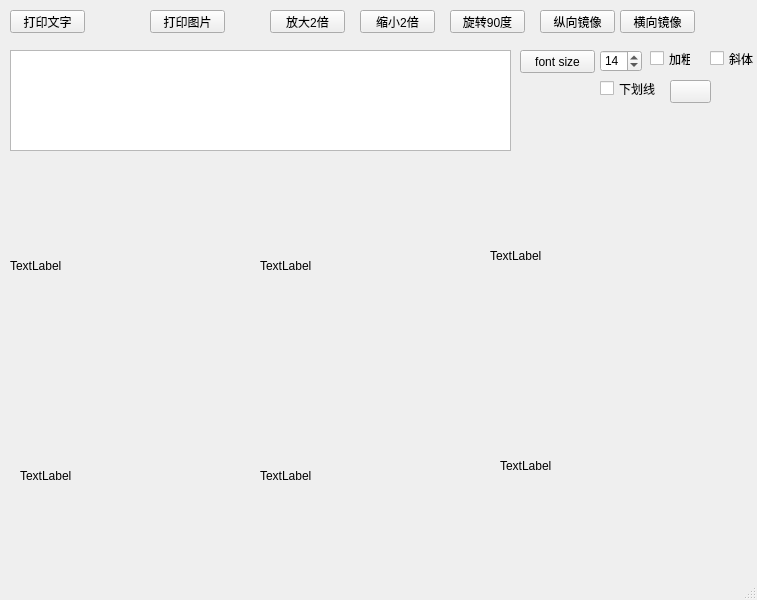
<?xml version="1.0" encoding="UTF-8"?>
<ui version="4.0">
 <class>MainWindow</class>
 <widget class="QMainWindow" name="MainWindow">
  <property name="geometry">
   <rect>
    <x>0</x>
    <y>0</y>
    <width>757</width>
    <height>600</height>
   </rect>
  </property>
  <property name="windowTitle">
   <string>MainWindow</string>
  </property>
  <widget class="QWidget" name="centralwidget">
   <widget class="QPushButton" name="pushButton">
    <property name="geometry">
     <rect>
      <x>10</x>
      <y>10</y>
      <width>75</width>
      <height>23</height>
     </rect>
    </property>
    <property name="text">
     <string>打印文字</string>
    </property>
   </widget>
   <widget class="QTextEdit" name="textEdit">
    <property name="geometry">
     <rect>
      <x>10</x>
      <y>50</y>
      <width>501</width>
      <height>101</height>
     </rect>
    </property>
   </widget>
   <widget class="QPushButton" name="pushButton_2">
    <property name="geometry">
     <rect>
      <x>150</x>
      <y>10</y>
      <width>75</width>
      <height>23</height>
     </rect>
    </property>
    <property name="text">
     <string>打印图片</string>
    </property>
   </widget>
   <widget class="QLabel" name="label">
    <property name="geometry">
     <rect>
      <x>10</x>
      <y>160</y>
      <width>211</width>
      <height>211</height>
     </rect>
    </property>
    <property name="text">
     <string>TextLabel</string>
    </property>
    <property name="scaledContents">
     <bool>false</bool>
    </property>
   </widget>
   <widget class="QLabel" name="label_2">
    <property name="geometry">
     <rect>
      <x>260</x>
      <y>160</y>
      <width>211</width>
      <height>211</height>
     </rect>
    </property>
    <property name="text">
     <string>TextLabel</string>
    </property>
    <property name="scaledContents">
     <bool>true</bool>
    </property>
   </widget>
   <widget class="QLabel" name="label_3">
    <property name="geometry">
     <rect>
      <x>490</x>
      <y>150</y>
      <width>211</width>
      <height>211</height>
     </rect>
    </property>
    <property name="text">
     <string>TextLabel</string>
    </property>
    <property name="scaledContents">
     <bool>false</bool>
    </property>
   </widget>
   <widget class="QPushButton" name="pushButton_3">
    <property name="geometry">
     <rect>
      <x>270</x>
      <y>10</y>
      <width>75</width>
      <height>23</height>
     </rect>
    </property>
    <property name="text">
     <string>放大2倍</string>
    </property>
   </widget>
   <widget class="QLabel" name="label_4">
    <property name="geometry">
     <rect>
      <x>500</x>
      <y>360</y>
      <width>211</width>
      <height>211</height>
     </rect>
    </property>
    <property name="text">
     <string>TextLabel</string>
    </property>
    <property name="scaledContents">
     <bool>false</bool>
    </property>
   </widget>
   <widget class="QPushButton" name="pushButton_4">
    <property name="geometry">
     <rect>
      <x>360</x>
      <y>10</y>
      <width>75</width>
      <height>23</height>
     </rect>
    </property>
    <property name="text">
     <string>缩小2倍</string>
    </property>
   </widget>
   <widget class="QPushButton" name="pushButton_5">
    <property name="geometry">
     <rect>
      <x>450</x>
      <y>10</y>
      <width>75</width>
      <height>23</height>
     </rect>
    </property>
    <property name="text">
     <string>旋转90度</string>
    </property>
   </widget>
   <widget class="QLabel" name="label_5">
    <property name="geometry">
     <rect>
      <x>260</x>
      <y>370</y>
      <width>211</width>
      <height>211</height>
     </rect>
    </property>
    <property name="text">
     <string>TextLabel</string>
    </property>
    <property name="scaledContents">
     <bool>false</bool>
    </property>
   </widget>
   <widget class="QLabel" name="label_6">
    <property name="geometry">
     <rect>
      <x>20</x>
      <y>370</y>
      <width>211</width>
      <height>211</height>
     </rect>
    </property>
    <property name="text">
     <string>TextLabel</string>
    </property>
    <property name="scaledContents">
     <bool>false</bool>
    </property>
   </widget>
   <widget class="QPushButton" name="pushButton_6">
    <property name="geometry">
     <rect>
      <x>540</x>
      <y>10</y>
      <width>75</width>
      <height>23</height>
     </rect>
    </property>
    <property name="text">
     <string>纵向镜像</string>
    </property>
   </widget>
   <widget class="QPushButton" name="pushButton_7">
    <property name="geometry">
     <rect>
      <x>620</x>
      <y>10</y>
      <width>75</width>
      <height>23</height>
     </rect>
    </property>
    <property name="text">
     <string>横向镜像</string>
    </property>
   </widget>
   <widget class="QPushButton" name="pushButton_8">
    <property name="geometry">
     <rect>
      <x>520</x>
      <y>50</y>
      <width>75</width>
      <height>23</height>
     </rect>
    </property>
    <property name="text">
     <string>font size</string>
    </property>
   </widget>
   <widget class="QSpinBox" name="spinBox">
    <property name="geometry">
     <rect>
      <x>600</x>
      <y>50</y>
      <width>42</width>
      <height>22</height>
     </rect>
    </property>
    <property name="value">
     <number>14</number>
    </property>
   </widget>
   <widget class="QCheckBox" name="checkBox">
    <property name="geometry">
     <rect>
      <x>650</x>
      <y>50</y>
      <width>41</width>
      <height>17</height>
     </rect>
    </property>
    <property name="text">
     <string>加粗</string>
    </property>
   </widget>
   <widget class="QCheckBox" name="checkBox_2">
    <property name="geometry">
     <rect>
      <x>710</x>
      <y>50</y>
      <width>61</width>
      <height>17</height>
     </rect>
    </property>
    <property name="text">
     <string>斜体</string>
    </property>
   </widget>
   <widget class="QCheckBox" name="checkBox_3">
    <property name="geometry">
     <rect>
      <x>600</x>
      <y>80</y>
      <width>61</width>
      <height>17</height>
     </rect>
    </property>
    <property name="text">
     <string>下划线</string>
    </property>
   </widget>
   <widget class="QFrame" name="frame">
    <property name="geometry">
     <rect>
      <x>670</x>
      <y>80</y>
      <width>51</width>
      <height>31</height>
     </rect>
    </property>
    <property name="frameShape">
     <enum>QFrame::NoFrame</enum>
    </property>
    <property name="frameShadow">
     <enum>QFrame::Plain</enum>
    </property>
    <widget class="QPushButton" name="pushButton_9">
     <property name="geometry">
      <rect>
       <x>0</x>
       <y>0</y>
       <width>41</width>
       <height>23</height>
      </rect>
     </property>
     <property name="text">
      <string/>
     </property>
    </widget>
   </widget>
  </widget>
  <widget class="QStatusBar" name="statusbar"/>
  <action name="actionprint">
   <property name="text">
    <string>print</string>
   </property>
  </action>
 </widget>
 <resources/>
 <connections/>
</ui>
